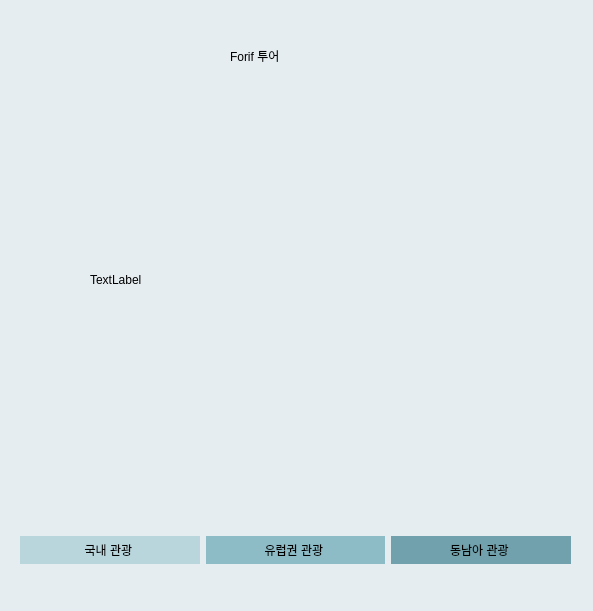
<?xml version="1.0" encoding="UTF-8"?>
<ui version="4.0">
 <class>Dialog</class>
 <widget class="QDialog" name="Dialog">
  <property name="geometry">
   <rect>
    <x>0</x>
    <y>0</y>
    <width>593</width>
    <height>611</height>
   </rect>
  </property>
  <property name="windowTitle">
   <string>Dialog</string>
  </property>
  <property name="styleSheet">
   <string notr="true">background-color: rgb(230, 237, 240);</string>
  </property>
  <widget class="QLabel" name="travel_image">
   <property name="geometry">
    <rect>
     <x>90</x>
     <y>80</y>
     <width>420</width>
     <height>400</height>
    </rect>
   </property>
   <property name="text">
    <string>TextLabel</string>
   </property>
  </widget>
  <widget class="QWidget" name="horizontalLayoutWidget">
   <property name="geometry">
    <rect>
     <x>20</x>
     <y>510</y>
     <width>551</width>
     <height>80</height>
    </rect>
   </property>
   <layout class="QHBoxLayout" name="horizontalLayout">
    <item>
     <widget class="QPushButton" name="kor_btn">
      <property name="styleSheet">
       <string notr="true">
background-color: rgb(186, 214, 221);
font: 14pt &quot;야놀자 야체 R&quot;;
border:none;
height:28px;</string>
      </property>
      <property name="text">
       <string>국내 관광 </string>
      </property>
     </widget>
    </item>
    <item>
     <widget class="QPushButton" name="euro_btn">
      <property name="styleSheet">
       <string notr="true">font: 14pt &quot;야놀자 야체 R&quot;;
background-color: rgb(141, 188, 199);
border:none;
height:28px;</string>
      </property>
      <property name="text">
       <string>유럽권 관광 </string>
      </property>
     </widget>
    </item>
    <item>
     <widget class="QPushButton" name="se_asia_btn">
      <property name="styleSheet">
       <string notr="true">font: 14pt &quot;야놀자 야체 R&quot;;
background-color: rgb(112, 161, 172);
border:none;
height:28px;</string>
      </property>
      <property name="text">
       <string>동남아 관광 </string>
      </property>
     </widget>
    </item>
   </layout>
  </widget>
  <widget class="QLabel" name="lbl1">
   <property name="geometry">
    <rect>
     <x>230</x>
     <y>40</y>
     <width>121</width>
     <height>31</height>
    </rect>
   </property>
   <property name="styleSheet">
    <string notr="true">font: 17pt &quot;배달의민족 한나는 열한살&quot;;</string>
   </property>
   <property name="text">
    <string>Forif 투어</string>
   </property>
  </widget>
 </widget>
 <resources/>
 <connections/>
</ui>
